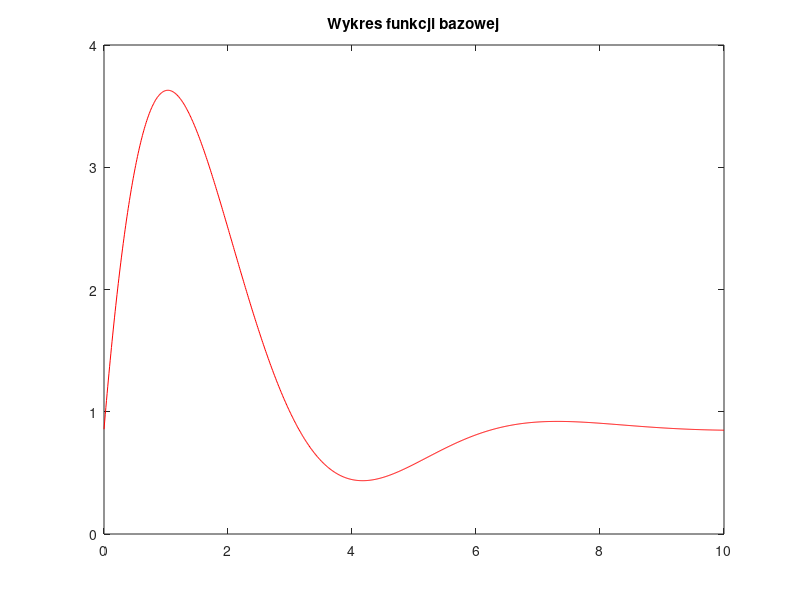
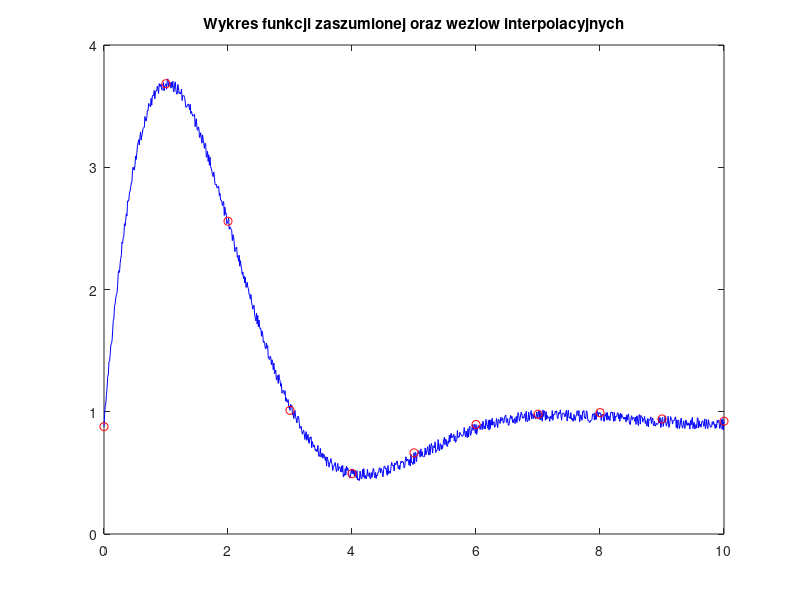

The MATLAB source for these figures, in order:
clc
close all
c= 0.6;
d=0.8571;
k=0.01;
x=0:k:10;

h=2*exp(-x*c).*(3*sin(x))+d; 		%Funkcja 1
%h=log(x*2*c+0.1).*cos(d*x); 		%Funkcja 2
%h=sin(c*x)+sin(2*d*x); 		%Funkcja 3

%Nalozenie suzmu na badana funkcje
y=h+0.1*rand(1,10/k+1)
xi=0:10;		%Generacja x dla wezlow interpolacyjnych
p=1;
for n=1:11
	yi(n)=y(p);
	p=p+1/k;
end
plot(x,h,'r') %wykres funkcji niezaszumionej
title('Wykres funkcji bazowej')
figure;
plot(x,y,'b',xi,yi,'ro') %zestawienie funkcji badanej z wezlami
title('Wykres funkcji zaszumionej oraz wezlow interpolacyjnych')